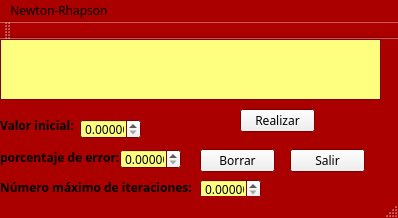
<?xml version="1.0" encoding="UTF-8"?>
<ui version="4.0">
 <class>NR</class>
 <widget class="QMainWindow" name="NR">
  <property name="geometry">
   <rect>
    <x>0</x>
    <y>0</y>
    <width>398</width>
    <height>218</height>
   </rect>
  </property>
  <property name="palette">
   <palette>
    <active>
     <colorrole role="Base">
      <brush brushstyle="SolidPattern">
       <color alpha="255">
        <red>255</red>
        <green>255</green>
        <blue>127</blue>
       </color>
      </brush>
     </colorrole>
     <colorrole role="Window">
      <brush brushstyle="SolidPattern">
       <color alpha="255">
        <red>170</red>
        <green>0</green>
        <blue>0</blue>
       </color>
      </brush>
     </colorrole>
    </active>
    <inactive>
     <colorrole role="Base">
      <brush brushstyle="SolidPattern">
       <color alpha="255">
        <red>255</red>
        <green>255</green>
        <blue>127</blue>
       </color>
      </brush>
     </colorrole>
     <colorrole role="Window">
      <brush brushstyle="SolidPattern">
       <color alpha="255">
        <red>170</red>
        <green>0</green>
        <blue>0</blue>
       </color>
      </brush>
     </colorrole>
    </inactive>
    <disabled>
     <colorrole role="Base">
      <brush brushstyle="SolidPattern">
       <color alpha="255">
        <red>170</red>
        <green>0</green>
        <blue>0</blue>
       </color>
      </brush>
     </colorrole>
     <colorrole role="Window">
      <brush brushstyle="SolidPattern">
       <color alpha="255">
        <red>170</red>
        <green>0</green>
        <blue>0</blue>
       </color>
      </brush>
     </colorrole>
    </disabled>
   </palette>
  </property>
  <property name="font">
   <font>
    <family>MV Boli</family>
   </font>
  </property>
  <property name="windowTitle">
   <string>NR</string>
  </property>
  <widget class="QWidget" name="centralWidget">
   <widget class="QLabel" name="label">
    <property name="geometry">
     <rect>
      <x>0</x>
      <y>80</y>
      <width>76</width>
      <height>13</height>
     </rect>
    </property>
    <property name="palette">
     <palette>
      <active>
       <colorrole role="WindowText">
        <brush brushstyle="SolidPattern">
         <color alpha="255">
          <red>0</red>
          <green>0</green>
          <blue>0</blue>
         </color>
        </brush>
       </colorrole>
       <colorrole role="Button">
        <brush brushstyle="SolidPattern">
         <color alpha="255">
          <red>85</red>
          <green>170</green>
          <blue>255</blue>
         </color>
        </brush>
       </colorrole>
       <colorrole role="Light">
        <brush brushstyle="SolidPattern">
         <color alpha="255">
          <red>213</red>
          <green>234</green>
          <blue>255</blue>
         </color>
        </brush>
       </colorrole>
       <colorrole role="Midlight">
        <brush brushstyle="SolidPattern">
         <color alpha="255">
          <red>149</red>
          <green>202</green>
          <blue>255</blue>
         </color>
        </brush>
       </colorrole>
       <colorrole role="Dark">
        <brush brushstyle="SolidPattern">
         <color alpha="255">
          <red>42</red>
          <green>85</green>
          <blue>127</blue>
         </color>
        </brush>
       </colorrole>
       <colorrole role="Mid">
        <brush brushstyle="SolidPattern">
         <color alpha="255">
          <red>56</red>
          <green>113</green>
          <blue>170</blue>
         </color>
        </brush>
       </colorrole>
       <colorrole role="Text">
        <brush brushstyle="SolidPattern">
         <color alpha="255">
          <red>0</red>
          <green>0</green>
          <blue>0</blue>
         </color>
        </brush>
       </colorrole>
       <colorrole role="BrightText">
        <brush brushstyle="SolidPattern">
         <color alpha="255">
          <red>255</red>
          <green>255</green>
          <blue>255</blue>
         </color>
        </brush>
       </colorrole>
       <colorrole role="ButtonText">
        <brush brushstyle="SolidPattern">
         <color alpha="255">
          <red>170</red>
          <green>0</green>
          <blue>0</blue>
         </color>
        </brush>
       </colorrole>
       <colorrole role="Base">
        <brush brushstyle="SolidPattern">
         <color alpha="255">
          <red>255</red>
          <green>255</green>
          <blue>255</blue>
         </color>
        </brush>
       </colorrole>
       <colorrole role="Window">
        <brush brushstyle="SolidPattern">
         <color alpha="255">
          <red>85</red>
          <green>170</green>
          <blue>255</blue>
         </color>
        </brush>
       </colorrole>
       <colorrole role="Shadow">
        <brush brushstyle="SolidPattern">
         <color alpha="255">
          <red>0</red>
          <green>0</green>
          <blue>0</blue>
         </color>
        </brush>
       </colorrole>
       <colorrole role="AlternateBase">
        <brush brushstyle="SolidPattern">
         <color alpha="255">
          <red>170</red>
          <green>212</green>
          <blue>255</blue>
         </color>
        </brush>
       </colorrole>
       <colorrole role="ToolTipBase">
        <brush brushstyle="SolidPattern">
         <color alpha="255">
          <red>255</red>
          <green>255</green>
          <blue>220</blue>
         </color>
        </brush>
       </colorrole>
       <colorrole role="ToolTipText">
        <brush brushstyle="SolidPattern">
         <color alpha="255">
          <red>0</red>
          <green>0</green>
          <blue>0</blue>
         </color>
        </brush>
       </colorrole>
      </active>
      <inactive>
       <colorrole role="WindowText">
        <brush brushstyle="SolidPattern">
         <color alpha="255">
          <red>0</red>
          <green>0</green>
          <blue>0</blue>
         </color>
        </brush>
       </colorrole>
       <colorrole role="Button">
        <brush brushstyle="SolidPattern">
         <color alpha="255">
          <red>85</red>
          <green>170</green>
          <blue>255</blue>
         </color>
        </brush>
       </colorrole>
       <colorrole role="Light">
        <brush brushstyle="SolidPattern">
         <color alpha="255">
          <red>213</red>
          <green>234</green>
          <blue>255</blue>
         </color>
        </brush>
       </colorrole>
       <colorrole role="Midlight">
        <brush brushstyle="SolidPattern">
         <color alpha="255">
          <red>149</red>
          <green>202</green>
          <blue>255</blue>
         </color>
        </brush>
       </colorrole>
       <colorrole role="Dark">
        <brush brushstyle="SolidPattern">
         <color alpha="255">
          <red>42</red>
          <green>85</green>
          <blue>127</blue>
         </color>
        </brush>
       </colorrole>
       <colorrole role="Mid">
        <brush brushstyle="SolidPattern">
         <color alpha="255">
          <red>56</red>
          <green>113</green>
          <blue>170</blue>
         </color>
        </brush>
       </colorrole>
       <colorrole role="Text">
        <brush brushstyle="SolidPattern">
         <color alpha="255">
          <red>0</red>
          <green>0</green>
          <blue>0</blue>
         </color>
        </brush>
       </colorrole>
       <colorrole role="BrightText">
        <brush brushstyle="SolidPattern">
         <color alpha="255">
          <red>255</red>
          <green>255</green>
          <blue>255</blue>
         </color>
        </brush>
       </colorrole>
       <colorrole role="ButtonText">
        <brush brushstyle="SolidPattern">
         <color alpha="255">
          <red>170</red>
          <green>0</green>
          <blue>0</blue>
         </color>
        </brush>
       </colorrole>
       <colorrole role="Base">
        <brush brushstyle="SolidPattern">
         <color alpha="255">
          <red>255</red>
          <green>255</green>
          <blue>255</blue>
         </color>
        </brush>
       </colorrole>
       <colorrole role="Window">
        <brush brushstyle="SolidPattern">
         <color alpha="255">
          <red>85</red>
          <green>170</green>
          <blue>255</blue>
         </color>
        </brush>
       </colorrole>
       <colorrole role="Shadow">
        <brush brushstyle="SolidPattern">
         <color alpha="255">
          <red>0</red>
          <green>0</green>
          <blue>0</blue>
         </color>
        </brush>
       </colorrole>
       <colorrole role="AlternateBase">
        <brush brushstyle="SolidPattern">
         <color alpha="255">
          <red>170</red>
          <green>212</green>
          <blue>255</blue>
         </color>
        </brush>
       </colorrole>
       <colorrole role="ToolTipBase">
        <brush brushstyle="SolidPattern">
         <color alpha="255">
          <red>255</red>
          <green>255</green>
          <blue>220</blue>
         </color>
        </brush>
       </colorrole>
       <colorrole role="ToolTipText">
        <brush brushstyle="SolidPattern">
         <color alpha="255">
          <red>0</red>
          <green>0</green>
          <blue>0</blue>
         </color>
        </brush>
       </colorrole>
      </inactive>
      <disabled>
       <colorrole role="WindowText">
        <brush brushstyle="SolidPattern">
         <color alpha="255">
          <red>42</red>
          <green>85</green>
          <blue>127</blue>
         </color>
        </brush>
       </colorrole>
       <colorrole role="Button">
        <brush brushstyle="SolidPattern">
         <color alpha="255">
          <red>85</red>
          <green>170</green>
          <blue>255</blue>
         </color>
        </brush>
       </colorrole>
       <colorrole role="Light">
        <brush brushstyle="SolidPattern">
         <color alpha="255">
          <red>213</red>
          <green>234</green>
          <blue>255</blue>
         </color>
        </brush>
       </colorrole>
       <colorrole role="Midlight">
        <brush brushstyle="SolidPattern">
         <color alpha="255">
          <red>149</red>
          <green>202</green>
          <blue>255</blue>
         </color>
        </brush>
       </colorrole>
       <colorrole role="Dark">
        <brush brushstyle="SolidPattern">
         <color alpha="255">
          <red>42</red>
          <green>85</green>
          <blue>127</blue>
         </color>
        </brush>
       </colorrole>
       <colorrole role="Mid">
        <brush brushstyle="SolidPattern">
         <color alpha="255">
          <red>56</red>
          <green>113</green>
          <blue>170</blue>
         </color>
        </brush>
       </colorrole>
       <colorrole role="Text">
        <brush brushstyle="SolidPattern">
         <color alpha="255">
          <red>42</red>
          <green>85</green>
          <blue>127</blue>
         </color>
        </brush>
       </colorrole>
       <colorrole role="BrightText">
        <brush brushstyle="SolidPattern">
         <color alpha="255">
          <red>255</red>
          <green>255</green>
          <blue>255</blue>
         </color>
        </brush>
       </colorrole>
       <colorrole role="ButtonText">
        <brush brushstyle="SolidPattern">
         <color alpha="255">
          <red>42</red>
          <green>85</green>
          <blue>127</blue>
         </color>
        </brush>
       </colorrole>
       <colorrole role="Base">
        <brush brushstyle="SolidPattern">
         <color alpha="255">
          <red>85</red>
          <green>170</green>
          <blue>255</blue>
         </color>
        </brush>
       </colorrole>
       <colorrole role="Window">
        <brush brushstyle="SolidPattern">
         <color alpha="255">
          <red>85</red>
          <green>170</green>
          <blue>255</blue>
         </color>
        </brush>
       </colorrole>
       <colorrole role="Shadow">
        <brush brushstyle="SolidPattern">
         <color alpha="255">
          <red>0</red>
          <green>0</green>
          <blue>0</blue>
         </color>
        </brush>
       </colorrole>
       <colorrole role="AlternateBase">
        <brush brushstyle="SolidPattern">
         <color alpha="255">
          <red>85</red>
          <green>170</green>
          <blue>255</blue>
         </color>
        </brush>
       </colorrole>
       <colorrole role="ToolTipBase">
        <brush brushstyle="SolidPattern">
         <color alpha="255">
          <red>255</red>
          <green>255</green>
          <blue>220</blue>
         </color>
        </brush>
       </colorrole>
       <colorrole role="ToolTipText">
        <brush brushstyle="SolidPattern">
         <color alpha="255">
          <red>0</red>
          <green>0</green>
          <blue>0</blue>
         </color>
        </brush>
       </colorrole>
      </disabled>
     </palette>
    </property>
    <property name="font">
     <font>
      <weight>75</weight>
      <bold>true</bold>
     </font>
    </property>
    <property name="text">
     <string>Valor inicial: </string>
    </property>
   </widget>
   <widget class="QDoubleSpinBox" name="Err_2">
    <property name="geometry">
     <rect>
      <x>200</x>
      <y>140</y>
      <width>61</width>
      <height>20</height>
     </rect>
    </property>
    <property name="decimals">
     <number>5</number>
    </property>
    <property name="maximum">
     <double>999.990000000000009</double>
    </property>
   </widget>
   <widget class="QPushButton" name="Borrar">
    <property name="geometry">
     <rect>
      <x>200</x>
      <y>110</y>
      <width>75</width>
      <height>23</height>
     </rect>
    </property>
    <property name="text">
     <string>Borrar</string>
    </property>
   </widget>
   <widget class="QDoubleSpinBox" name="X1">
    <property name="geometry">
     <rect>
      <x>80</x>
      <y>80</y>
      <width>61</width>
      <height>20</height>
     </rect>
    </property>
    <property name="decimals">
     <number>5</number>
    </property>
    <property name="maximum">
     <double>999.990000000000009</double>
    </property>
   </widget>
   <widget class="QPushButton" name="Salir">
    <property name="geometry">
     <rect>
      <x>290</x>
      <y>110</y>
      <width>75</width>
      <height>23</height>
     </rect>
    </property>
    <property name="text">
     <string>Salir</string>
    </property>
   </widget>
   <widget class="QTextEdit" name="Texto">
    <property name="geometry">
     <rect>
      <x>0</x>
      <y>0</y>
      <width>381</width>
      <height>61</height>
     </rect>
    </property>
    <property name="palette">
     <palette>
      <active>
       <colorrole role="Base">
        <brush brushstyle="SolidPattern">
         <color alpha="255">
          <red>255</red>
          <green>255</green>
          <blue>127</blue>
         </color>
        </brush>
       </colorrole>
      </active>
      <inactive>
       <colorrole role="Base">
        <brush brushstyle="SolidPattern">
         <color alpha="255">
          <red>255</red>
          <green>255</green>
          <blue>127</blue>
         </color>
        </brush>
       </colorrole>
      </inactive>
      <disabled>
       <colorrole role="Base">
        <brush brushstyle="SolidPattern">
         <color alpha="255">
          <red>85</red>
          <green>170</green>
          <blue>0</blue>
         </color>
        </brush>
       </colorrole>
      </disabled>
     </palette>
    </property>
    <property name="font">
     <font>
      <pointsize>10</pointsize>
      <weight>75</weight>
      <bold>true</bold>
     </font>
    </property>
   </widget>
   <widget class="QLabel" name="label_3">
    <property name="geometry">
     <rect>
      <x>0</x>
      <y>110</y>
      <width>121</width>
      <height>16</height>
     </rect>
    </property>
    <property name="palette">
     <palette>
      <active>
       <colorrole role="Base">
        <brush brushstyle="SolidPattern">
         <color alpha="255">
          <red>255</red>
          <green>255</green>
          <blue>255</blue>
         </color>
        </brush>
       </colorrole>
       <colorrole role="Window">
        <brush brushstyle="SolidPattern">
         <color alpha="255">
          <red>93</red>
          <green>186</green>
          <blue>0</blue>
         </color>
        </brush>
       </colorrole>
      </active>
      <inactive>
       <colorrole role="Base">
        <brush brushstyle="SolidPattern">
         <color alpha="255">
          <red>255</red>
          <green>255</green>
          <blue>255</blue>
         </color>
        </brush>
       </colorrole>
       <colorrole role="Window">
        <brush brushstyle="SolidPattern">
         <color alpha="255">
          <red>93</red>
          <green>186</green>
          <blue>0</blue>
         </color>
        </brush>
       </colorrole>
      </inactive>
      <disabled>
       <colorrole role="Base">
        <brush brushstyle="SolidPattern">
         <color alpha="255">
          <red>93</red>
          <green>186</green>
          <blue>0</blue>
         </color>
        </brush>
       </colorrole>
       <colorrole role="Window">
        <brush brushstyle="SolidPattern">
         <color alpha="255">
          <red>93</red>
          <green>186</green>
          <blue>0</blue>
         </color>
        </brush>
       </colorrole>
      </disabled>
     </palette>
    </property>
    <property name="font">
     <font>
      <weight>75</weight>
      <bold>true</bold>
     </font>
    </property>
    <property name="text">
     <string>porcentaje de error:</string>
    </property>
   </widget>
   <widget class="QPushButton" name="Procesar">
    <property name="geometry">
     <rect>
      <x>240</x>
      <y>70</y>
      <width>75</width>
      <height>23</height>
     </rect>
    </property>
    <property name="text">
     <string>Realizar</string>
    </property>
   </widget>
   <widget class="QDoubleSpinBox" name="Err">
    <property name="geometry">
     <rect>
      <x>120</x>
      <y>110</y>
      <width>61</width>
      <height>20</height>
     </rect>
    </property>
    <property name="decimals">
     <number>5</number>
    </property>
    <property name="maximum">
     <double>999.990000000000009</double>
    </property>
   </widget>
   <widget class="QLabel" name="label_4">
    <property name="geometry">
     <rect>
      <x>0</x>
      <y>140</y>
      <width>191</width>
      <height>16</height>
     </rect>
    </property>
    <property name="font">
     <font>
      <weight>75</weight>
      <bold>true</bold>
     </font>
    </property>
    <property name="text">
     <string>Número máximo de iteraciones:</string>
    </property>
   </widget>
  </widget>
  <widget class="QMenuBar" name="menuBar">
   <property name="geometry">
    <rect>
     <x>0</x>
     <y>0</y>
     <width>398</width>
     <height>23</height>
    </rect>
   </property>
   <widget class="QMenu" name="menuNewton_Rhapson">
    <property name="title">
     <string>Newton-Rhapson</string>
    </property>
   </widget>
   <addaction name="menuNewton_Rhapson"/>
  </widget>
  <widget class="QToolBar" name="mainToolBar">
   <attribute name="toolBarArea">
    <enum>TopToolBarArea</enum>
   </attribute>
   <attribute name="toolBarBreak">
    <bool>false</bool>
   </attribute>
  </widget>
  <widget class="QStatusBar" name="statusBar"/>
 </widget>
 <layoutdefault spacing="6" margin="11"/>
 <resources/>
 <connections/>
</ui>
